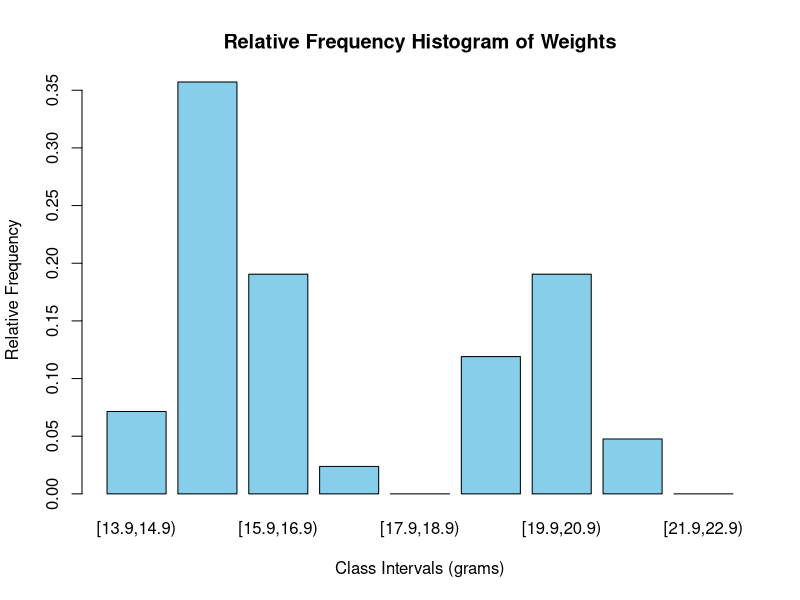
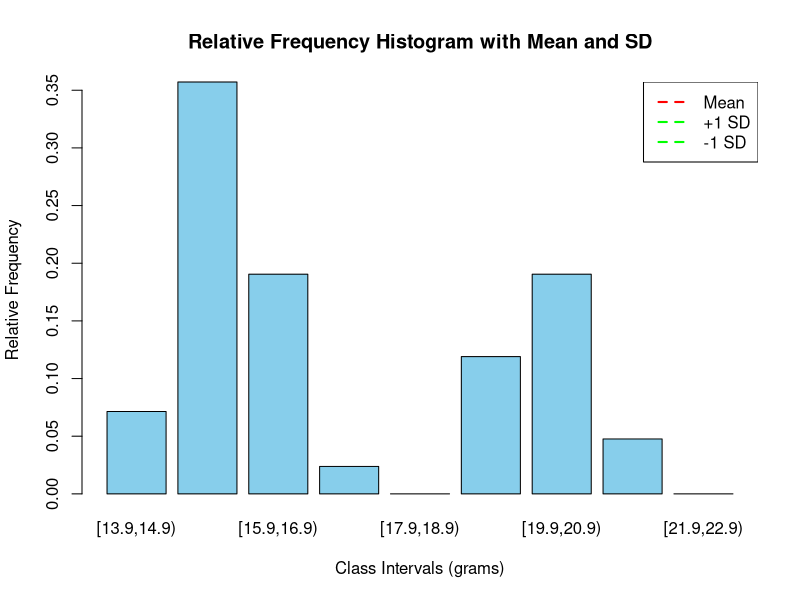

Source code (R) for these figures, in order:
# Step 1: Data Preparation
weights <- c(
  19.8, 20.3, 20.2, 19.6, 20.0, 19.4, 15.4, 19.9, 20.5, 20.5, 19.8, 15.5, 21.8, 20.0, 15.4, 
  20.6, 15.7, 20.4, 21.3, 16.7, 15.6, 14.2, 15.9, 16.8, 15.2, 15.0, 16.0, 16.4, 15.4, 16.0, 
  16.1, 17.0, 16.0, 15.1, 14.1, 15.8, 15.7, 16.6, 15.2, 15.5, 14.9, 15.3
)

# Step 2: Group Data into Classes and Create a Relative Frequency Histogram
breaks <- seq(13.95, 22.95, by = 1)  # Class boundaries
class_intervals <- cut(weights, breaks, right = FALSE)

# Calculate frequency and relative frequency
freq_table <- table(class_intervals)
rel_freq <- prop.table(freq_table)

# Plot the relative frequency histogram
barplot(
  rel_freq, 
  main = "Relative Frequency Histogram of Weights",
  xlab = "Class Intervals (grams)", 
  ylab = "Relative Frequency",
  col = "skyblue", 
  border = "black"
)

# Step 3: Calculate the Sample Mean and Standard Deviation
sample_mean <- mean(weights)
sample_sd <- sd(weights)

# Print the results
cat("Sample Mean:", sample_mean, "\n")
cat("Sample Standard Deviation:", sample_sd, "\n")

# Step 4: Overlay Mean and Standard Deviation on the Histogram
barplot(
  rel_freq, 
  main = "Relative Frequency Histogram with Mean and SD",
  xlab = "Class Intervals (grams)", 
  ylab = "Relative Frequency",
  col = "skyblue", 
  border = "black"
)

# Add mean and standard deviation lines
abline(v = sample_mean, col = "red", lwd = 2, lty = 2)  # Mean
abline(v = sample_mean + sample_sd, col = "green", lwd = 2, lty = 2)  # +1 SD
abline(v = sample_mean - sample_sd, col = "green", lwd = 2, lty = 2)  # -1 SD
legend("topright", legend = c("Mean", "+1 SD", "-1 SD"), col = c("red", "green", "green"), lty = 2, lwd = 2)